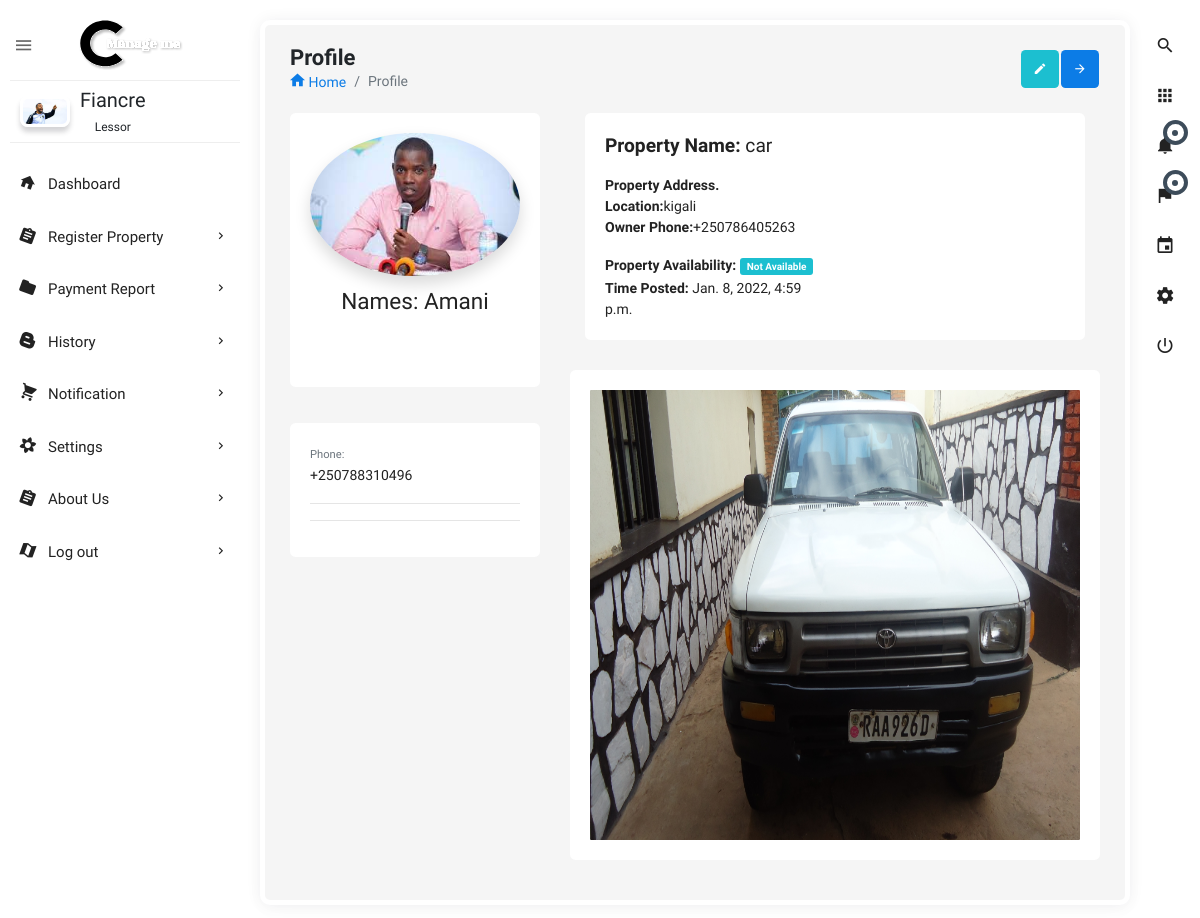
Screenshot of /notification_detail/58/ (signed in) with the database file from the repository.
### users/models.py (models this page shows, shortened)
class User(AbstractBaseUser):
    user_type = [
        ('lessor', 'lessor'),
        ('tenant', 'tenant'),
    ]
    name = models.CharField(max_length=255, null=False)
    phone_number = PhoneNumberField(unique=True)
    user_image = models.ImageField(upload_to='images/', default='profile.png')
    user_login = models.CharField(max_length=7, choices=user_type, default='lessor', blank=False, null=False)
    is_active = models.BooleanField(default=True)
    staff = models.BooleanField(default=False)
    admin = models.BooleanField(default=False)
    USERNAME_FIELD = 'phone_number'
    REQUIRED_FIELDS = ['name', 'user_login']
    objects = UserManager()
    def __str__(self):
        return self.name
    objects = UserManager()

class Request_Property(models.Model):
    status = [
        ('initial', 'initial'),
        ('request', 'request'),
        ('approved', 'approved'),
        ('denied', 'denied'),
        ('canceled', 'canceled')]
    user_request = models.ForeignKey(user, on_delete=models.CASCADE, related_name='requesting_users', null=False)
    property_requested = models.ForeignKey(Property_registration, on_delete=models.CASCADE, related_name='property_req',
                                           null=False)
    owner_name = models.ForeignKey(user, on_delete=models.CASCADE, related_name='owner_name_property', null=False)
    status_view = models.CharField(max_length=50, choices=status, default='initial')
    time_done = models.DateTimeField(default=now)
    class Meta:
        verbose_name_plural = "Request_Property"
        ordering = ['-id']

class Property_registration(models.Model):
    property_type_p = [
        ('house', 'house'),
        ('car', 'car'),
        ('land', 'land'),
        ('other', 'other')
    ]
    location_name = [
        ('kigali', 'kigali'),
        ('south', 'south'),
        ('east', 'east'),
        ('west', 'west')
    ]
    property_name = models.CharField(max_length=100)
    location = models.CharField(max_length=200, choices=location_name, default='kigali')
    property_type = models.CharField(max_length=200, choices=property_type_p)
    amount_per_month = models.IntegerField(default=10000)
    detail = models.TextField(max_length=250, default='')
    property_image = models.ImageField(blank=True, null=True, upload_to='images')
    available = models.BooleanField(default=True)
    owner_name = models.ForeignKey(user, on_delete=models.CASCADE, related_name='owner', null=False)
    time_added = models.DateTimeField(auto_now_add=True)
    class Meta:
        verbose_name_plural = "Property_registration"
        ordering = ['-id']

### users/views.py (the view)
# urls.py: path('notification_detail/<int:id>/', views.notification_detail, name='notification_detail'),
@login_required
def notification_detail(request, id):
    notification_det = Request_Property.objects.filter(pk=id)
    context = {
        'notification': notification_det
    }
    return render(request, 'html/notification_profile.html', context)

### users/templates/html/notification_profile.html (shortened to what this page needs)
{% extends 'dashboard-owner/dashboard.html' %}
{% load static %}
{% block content %}
<section class="content">
    <div class="body_scroll">
        <div class="block-header">
            <div class="row">
                <div class="col-lg-7 col-md-6 col-sm-12">
                    <h2>Profile</h2>
                    <ul class="breadcrumb">
                        <li class="breadcrumb-item"><a href="{% url 'dashboard' %}"><i class="zmdi zmdi-home"></i> Home</a></li>
                        <li class="breadcrumb-item active">Profile</li>
                    </ul>
                </div>
                <div class="col-lg-5 col-md-6 col-sm-12">
                    <button class="btn btn-primary btn-icon float-right right_icon_toggle_btn" type="button"><i class="zmdi zmdi-arrow-right"></i></button>
                    <a href="profile-edit.html" class="btn btn-info btn-icon float-right"><i class="zmdi zmdi-edit"></i></a>
                </div>
            </div>
        </div>
        <div class="container-fluid">
            <div class="row clearfix">
                {% for notification in notification %}
                <div class="col-lg-4 col-md-12">
                    <div class="card mcard_3">
                        <div class="body">
                            <a href=""><img src="{{ notification.user_request.user_image.url }}" class="rounded-circle shadow " alt="" ></a>
                            <h4 class="m-t-10">Names: {{notification.user_request}}</h4>
                            <div class="row">
                            </div>
                        </div>
                    </div>
                    <div class="card">
                        <div class="body">
                            <small class="text-muted">Phone: </small>
                            <p>{{notification.user_request.phone_number}}</p>
                            <hr>
                            <hr>
                        </div>
                    </div>
                </div>
                <div class="col-lg-8 col-md-12">
                    <div class="col-lg-12">
                    <div class="card">
                        <div class="body">
                            <h5><strong>Property Name: </strong>{{notification.property_requested.property_name}}</h5>
                            <div class="row">
                                <div class="col-md-6 col-sm-6">
                                    <address>
                                        <strong>Property Address.</strong><br>
                                        <abbr ><b>Location:</b></abbr>{{notification.property_requested.location}}<br>
                                        <abbr ><b>Owner Phone:</b></abbr>{{notification.property_requested.owner_name.phone_number}}
                                    </address>
                                    {% if notification.property_requested.available %}
                                    <p class="mb-0"><strong>Property Availability: </strong> <span class="badge badge-success">Available</span></p>
                                    {% else %}
                                    <p class="mb-0"><strong>Property Availability: </strong> <span class="badge badge-info">Not Available</span></p>
                                    {% endif %}
                                    <span class="blogitem-date"><strong>Time Posted: </strong> {{notification.property_requested.time_added }}</span>
                                </div>
                            </div>
                        </div>
                    </div>
                </div>
                    <div class="card">
                        <div class="body">
                            <div id="calendar">
                                <div class="blogitem-image">
                                <a href="blog-details.html"><img src="{{ notification.property_requested.property_image.url }}" alt="blog image" height="450" width="800"></a>
                                </div>
                            </div>
                        </div>
                    </div>
                </div>
                {% endfor %}
            </div>
        </div>
    </div>
</section>
{% endblock %}

### templates/dashboard-owner/dashboard.html (shortened to what this page needs)
<!doctype html>
{% load static %}
<html class="no-js " lang="en">
<head>
<link rel="stylesheet" href="{% static 'dash/assets/plugins/bootstrap/css/bootstrap.min.css' %}">
<link  rel="stylesheet" href="{% static 'dash/assets/css/style.min.css' %}">
</head>
<body class="theme-blush">
<div class="navbar-right">
    <ul class="navbar-nav">
        <li><a href="{% url 'search_property' %}" class="main_search" title="Search..."><i class="zmdi zmdi-search"></i></a></li>
        <li class="dropdown">
            <a href="javascript:void(0);" class="dropdown-toggle" title="App" data-toggle="dropdown" role="button"><i class="zmdi zmdi-apps"></i></a>
        </li>
        <li class="dropdown">
            <a href="javascript:void(0);" class="dropdown-toggle" title="Notifications" data-toggle="dropdown" role="button"><i class="zmdi zmdi-notifications"></i>
                <div class="notify"><span class="heartbit"></span><span class="point"></span></div>
            </a>
        </li>
        <li class="dropdown">
            <a href="javascript:void(0);" class="dropdown-toggle" data-toggle="dropdown" role="button"><i class="zmdi zmdi-flag"></i>
            <div class="notify"><span class="heartbit"></span><span class="point"></span></div>
            </a>
        </li>
        <li><a href="javascript:void(0);" class="app_calendar" title="Calendar"><i class="zmdi zmdi-calendar"></i></a></li>
        <li><a href="javascript:void(0);" class="js-right-sidebar" title="Setting"><i class="zmdi zmdi-settings zmdi-hc-spin"></i></a></li>
        <li><a href="{% url 'logout' %}" class="mega-menu" title="Sign Out"><i class="zmdi zmdi-power"></i></a></li>
    </ul>
</div>
<aside id="leftsidebar" class="sidebar">
    <div class="navbar-brand">
        <button class="btn-menu ls-toggle-btn" type="button"><i class="zmdi zmdi-menu"></i></button>
        <a href=""><img src="{% static 'dash/assets/images/managemelogo.svg' %}" width="200" alt="Aero"></a>
    </div>
    <div class="menu">
        <ul class="list">
            <li>
                <div class="user-info">
                    <a class="image" href="{% url 'profile_lessor' %}"><img src="{{ user.user_image.url }}" alt="User"></a>
                    <div class="detail">
                        <h4>{{user}}</h4>
                        <small>Lessor</small>
                    </div>
                </div>
            </li>
            <li><a href="{% url 'dashboard' %}" ><i class="zmdi zmdi-home"></i><span>Dashboard</span></a></li>
            <li> <a href="{% url 'post_property' %}" class="menu-toggle"><i class="zmdi zmdi-assignment"></i><span>Register Property</span></a>
            </li>
            <li> <a href="" class="menu-toggle"><i class="zmdi zmdi-folder"></i><span>Payment Report</span></a>
            </li>
            <li class=""> <a href="" class="menu-toggle"><i class="zmdi zmdi-blogger"></i><span>History</span></a>
            </li>
            <li><a href="{% url 'all_notification_lessor' %}" class="menu-toggle"><i class="zmdi zmdi-shopping-cart"></i><span>Notification</span></a>
            </li>
            <li><a href="" class="menu-toggle"><i class="zmdi zmdi-flower"></i><span>Settings</span></a>
            </li>
            <li><a href="" class="menu-toggle"><i class="zmdi zmdi-assignment"></i><span>About Us</span></a>
            </li>
            <li class="open_top"><a href="{% url 'logout' %}" class="menu-toggle"><i class="zmdi zmdi-map"></i><span>Log out</span></a>
            </li>
        </ul>
    </div>
</aside>
{% block content %}
{% endblock %}
</body>
</html>

### rows the page displays
User: user_image (picture), name "Fiancre"
Request_Property: user_request.user_image (picture), user_request "Amani", user_request.phone_number "+250788310496", property_requested.property_name "car", property_requested.location "kigali", property_requested.owner_name.phone_number "+250786405263", shows "Property Availability:", property_requested.time_added "Jan. 8, 2022, 4:59 p.m.", property_requested.property_image (picture)
